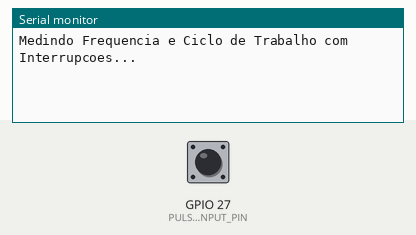
This sketch was run on a simulated ESP32. Shown: the last lines printed to the serial monitor. Inputs (shaded band) come from the test bench; at power-on: GPIO 27 (PULSE_INPUT_PIN) LOW.

Above: at 1.2 s.
1.3 s: GPIO 27 (PULSE_INPUT_PIN) pulsed HIGH 2 times (0.12 s each, 0.3 s apart)
At 2.7 s:
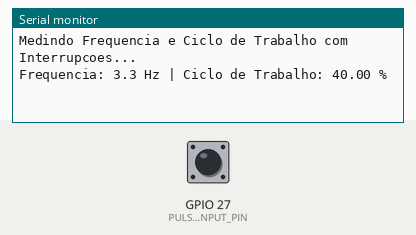
3.4 s: GPIO 27 (PULSE_INPUT_PIN) pulled HIGH for 0.15 s
At 3.9 s:
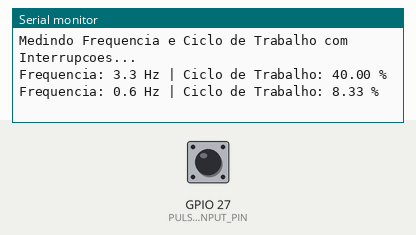
5.0 s: GPIO 27 (PULSE_INPUT_PIN) pulled HIGH for 1 s
At 6.4 s:
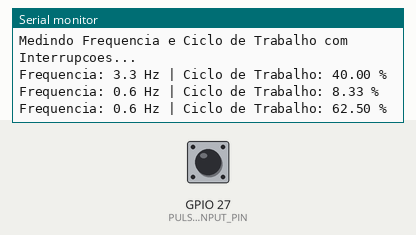
7.5 s: GPIO 27 (PULSE_INPUT_PIN) pulled HIGH for 0.15 s
At 8.3 s:
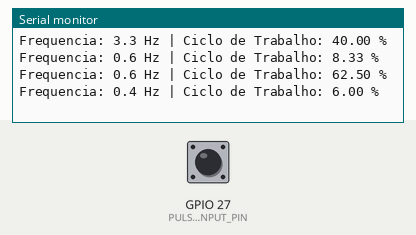
Timing chart, 0 to 10.1 s (numbered marks = the images above; inputs shaded):
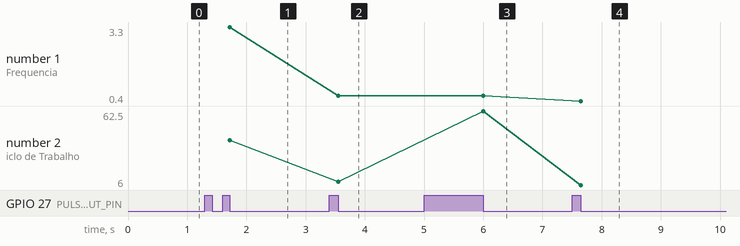

Measured:
- after the input at 1.3 s, the serial monitor: prints a new line after 0.42 s (image 1)
- after the input at 3.4 s, the serial monitor: prints a new line after 0.15 s (image 2)
- after the input at 5.0 s, the serial monitor: prints a new line after 1.0 s (image 3)
- after the input at 7.5 s, the serial monitor: prints a new line after 0.15 s (image 4)
- plotted number 1: 3.3 → 0.6 after the input at 3.4 s, 0.6 → 0.4 after the input at 7.5 s
- plotted number 2: 40 → 8.33 after the input at 3.4 s, 8.33 → 62.5 after the input at 5.0 s, 62.5 → 6 after the input at 7.5 s

The sketch:

PWM_LEITURA_frequencia_e_DUTY_v1.0.ino
```cpp
// versao do ESP32 2.0.17
#include <Arduino.h>

#define PULSE_INPUT_PIN 27

// Variaveis volateis para a interrupcao
volatile uint64_t lastRisingEdgeMicros = 0;
volatile uint64_t lastFallingEdgeMicros = 0;

volatile uint64_t measuredHighTime = 0;
volatile uint64_t measuredPeriod = 0;

volatile bool newMeasurementReady = false;

// Rotina de interrupcao que eh chamada na borda de subida e descida
void IRAM_ATTR onPulseChange() {
    uint64_t currentTime = micros();

    // Borda de subida (sinal de LOW para HIGH)
    if (digitalRead(PULSE_INPUT_PIN) == HIGH) {
        // Calcula o periodo como o tempo entre duas bordas de subida consecutivas
        if (lastRisingEdgeMicros > 0) {
            measuredPeriod = currentTime - lastRisingEdgeMicros;
        }
        lastRisingEdgeMicros = currentTime;
    }
    // Borda de descida (sinal de HIGH para LOW)
    else {
        // Calcula o tempo HIGH como o tempo entre a subida e a descida
        if (lastRisingEdgeMicros > 0) {
            measuredHighTime = currentTime - lastRisingEdgeMicros;
            newMeasurementReady = true; // Sinaliza que a medicão esta completa
        }
        lastFallingEdgeMicros = currentTime;
    }
}

void setup() {
    Serial.begin(115200);
    Serial.println("Medindo Frequencia e Ciclo de Trabalho com Interrupcoes...");

    // Configura o pino como entrada
    pinMode(PULSE_INPUT_PIN, INPUT_PULLDOWN);

    // Anexa a interrupcao para qualquer mudanca de estado
    attachInterrupt(digitalPinToInterrupt(PULSE_INPUT_PIN), onPulseChange, CHANGE);
}

void loop() {
    if (newMeasurementReady) {
        // Bloco atomico para ler as variaveis volateis de forma segura
        noInterrupts();
        uint64_t tempHighTime = measuredHighTime;
        uint64_t tempPeriod = measuredPeriod;
        newMeasurementReady = false;
        interrupts();

        if (tempPeriod > 0) {
            double frequencyHz = 1000000.0 / tempPeriod;
            double dutyCycle = (double)tempHighTime / (double)tempPeriod * 100.0;

            Serial.print("Frequencia: ");
            Serial.print(frequencyHz, 1);
            Serial.print(" Hz | ");
            Serial.print("Ciclo de Trabalho: ");
            Serial.print(dutyCycle, 2);
            Serial.println(" %");
        }
    }
}
```
